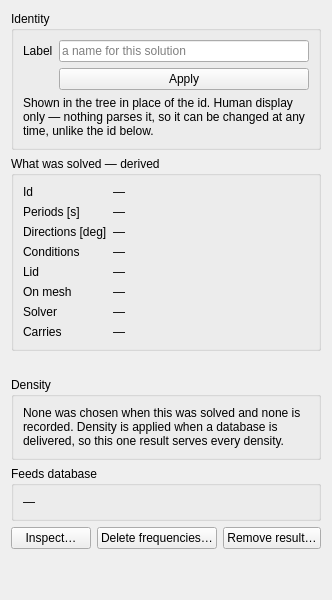
<?xml version="1.0" encoding="UTF-8"?>
<ui version="4.0">
 <class>PropResult</class>
 <widget class="QWidget" name="PropResult">
  <property name="windowTitle">
   <string>Result</string>
  </property>
  <layout class="QVBoxLayout" name="root">
   <item>
    <widget class="QGroupBox" name="groupIdentity">
     <property name="title">
      <string>Identity</string>
     </property>
     <layout class="QFormLayout" name="formIdentity">
      <item row="0" column="0">
       <widget class="QLabel" name="lblLabelCaption">
        <property name="text">
         <string>Label</string>
        </property>
       </widget>
      </item>
      <item row="0" column="1">
       <widget class="QLineEdit" name="editLabel">
        <property name="placeholderText">
         <string>a name for this solution</string>
        </property>
       </widget>
      </item>
      <item row="1" column="1">
       <widget class="QPushButton" name="btnApplyLabel">
        <property name="text">
         <string>Apply</string>
        </property>
       </widget>
      </item>
      <item row="2" column="0" colspan="2">
       <widget class="QLabel" name="lblLabelHint">
        <property name="text">
         <string>Shown in the tree in place of the id. Human display only — nothing parses it, so it can be changed at any time, unlike the id below.</string>
        </property>
        <property name="wordWrap">
         <bool>true</bool>
        </property>
       </widget>
      </item>
     </layout>
    </widget>
   </item>
   <item>
    <widget class="QGroupBox" name="groupSolved">
     <property name="title">
      <string>What was solved — derived</string>
     </property>
     <layout class="QFormLayout" name="formSolved">
      <item row="0" column="0">
       <widget class="QLabel" name="lblIdCaption">
        <property name="text">
         <string>Id</string>
        </property>
       </widget>
      </item>
      <item row="0" column="1">
       <widget class="QLabel" name="lblId">
        <property name="text">
         <string>—</string>
        </property>
        <property name="textFormat">
         <enum>Qt::RichText</enum>
        </property>
        <property name="textInteractionFlags">
         <set>Qt::TextSelectableByMouse</set>
        </property>
       </widget>
      </item>
      <item row="1" column="0">
       <widget class="QLabel" name="lblPeriodsCaption">
        <property name="text">
         <string>Periods [s]</string>
        </property>
       </widget>
      </item>
      <item row="1" column="1">
       <widget class="QLabel" name="lblPeriods">
        <property name="text">
         <string>—</string>
        </property>
        <property name="textFormat">
         <enum>Qt::RichText</enum>
        </property>
        <property name="wordWrap">
         <bool>true</bool>
        </property>
       </widget>
      </item>
      <item row="2" column="0">
       <widget class="QLabel" name="lblDirectionsCaption">
        <property name="text">
         <string>Directions [deg]</string>
        </property>
       </widget>
      </item>
      <item row="2" column="1">
       <widget class="QLabel" name="lblDirections">
        <property name="text">
         <string>—</string>
        </property>
        <property name="textFormat">
         <enum>Qt::RichText</enum>
        </property>
        <property name="wordWrap">
         <bool>true</bool>
        </property>
       </widget>
      </item>
      <item row="3" column="0">
       <widget class="QLabel" name="lblPhysicalCaption">
        <property name="text">
         <string>Conditions</string>
        </property>
       </widget>
      </item>
      <item row="3" column="1">
       <widget class="QLabel" name="lblPhysical">
        <property name="text">
         <string>—</string>
        </property>
        <property name="textFormat">
         <enum>Qt::RichText</enum>
        </property>
        <property name="wordWrap">
         <bool>true</bool>
        </property>
       </widget>
      </item>
      <item row="4" column="0">
       <widget class="QLabel" name="lblLidCaption">
        <property name="text">
         <string>Lid</string>
        </property>
       </widget>
      </item>
      <item row="4" column="1">
       <widget class="QLabel" name="lblLid">
        <property name="text">
         <string>—</string>
        </property>
        <property name="textFormat">
         <enum>Qt::RichText</enum>
        </property>
       </widget>
      </item>
      <item row="5" column="0">
       <widget class="QLabel" name="lblMeshCaption">
        <property name="text">
         <string>On mesh</string>
        </property>
       </widget>
      </item>
      <item row="5" column="1">
       <widget class="QLabel" name="lblMesh">
        <property name="text">
         <string>—</string>
        </property>
        <property name="textFormat">
         <enum>Qt::RichText</enum>
        </property>
        <property name="wordWrap">
         <bool>true</bool>
        </property>
       </widget>
      </item>
      <item row="6" column="0">
       <widget class="QLabel" name="lblSolverCaption">
        <property name="text">
         <string>Solver</string>
        </property>
       </widget>
      </item>
      <item row="6" column="1">
       <widget class="QLabel" name="lblSolver">
        <property name="text">
         <string>—</string>
        </property>
        <property name="textFormat">
         <enum>Qt::RichText</enum>
        </property>
       </widget>
      </item>
      <item row="7" column="0">
       <widget class="QLabel" name="lblCoverageCaption">
        <property name="text">
         <string>Carries</string>
        </property>
       </widget>
      </item>
      <item row="7" column="1">
       <widget class="QLabel" name="lblCoverage">
        <property name="text">
         <string>—</string>
        </property>
        <property name="textFormat">
         <enum>Qt::RichText</enum>
        </property>
        <property name="wordWrap">
         <bool>true</bool>
        </property>
       </widget>
      </item>
     </layout>
    </widget>
   </item>
   <item>
    <widget class="QLabel" name="lblNote">
     <property name="text">
      <string/>
     </property>
     <property name="wordWrap">
      <bool>true</bool>
     </property>
     <property name="textFormat">
      <enum>Qt::RichText</enum>
     </property>
    </widget>
   </item>
   <item>
    <widget class="QGroupBox" name="groupDensity">
     <property name="title">
      <string>Density</string>
     </property>
     <layout class="QVBoxLayout" name="layoutDensity">
      <item>
       <widget class="QLabel" name="lblDensityNote">
        <property name="text">
         <string>None was chosen when this was solved and none is recorded. Density is applied when a database is delivered, so this one result serves every density.</string>
        </property>
        <property name="wordWrap">
         <bool>true</bool>
        </property>
       </widget>
      </item>
     </layout>
    </widget>
   </item>
   <item>
    <widget class="QGroupBox" name="groupDatabase">
     <property name="title">
      <string>Feeds database</string>
     </property>
     <layout class="QVBoxLayout" name="layoutDatabase">
      <item>
       <widget class="QLabel" name="lblDatabase">
        <property name="text">
         <string>—</string>
        </property>
        <property name="wordWrap">
         <bool>true</bool>
        </property>
        <property name="textFormat">
         <enum>Qt::RichText</enum>
        </property>
       </widget>
      </item>
     </layout>
    </widget>
   </item>
   <item>
    <layout class="QHBoxLayout" name="layoutActions">
     <item>
      <widget class="QPushButton" name="btnInspect">
       <property name="text">
        <string>Inspect…</string>
       </property>
      </widget>
     </item>
     <item>
      <widget class="QPushButton" name="btnDeleteFrequencies">
       <property name="text">
        <string>Delete frequencies…</string>
       </property>
      </widget>
     </item>
     <item>
      <widget class="QPushButton" name="btnRemoveResult">
       <property name="text">
        <string>Remove result…</string>
       </property>
      </widget>
     </item>
    </layout>
   </item>
   <item>
    <spacer name="spacerBottom">
     <property name="orientation">
      <enum>Qt::Vertical</enum>
     </property>
     <property name="sizeHint" stdset="0">
      <size>
       <width>20</width>
       <height>40</height>
      </size>
     </property>
    </spacer>
   </item>
  </layout>
 </widget>
 <resources/>
 <connections/>
</ui>
